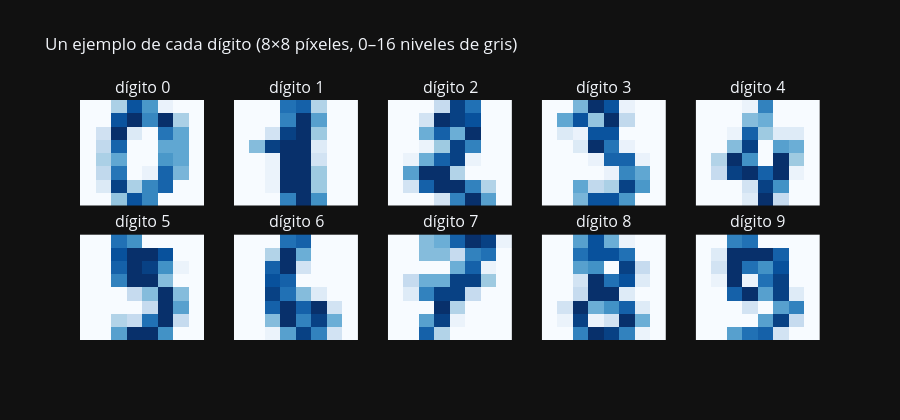

Here is the notebook cell this chart was saved with:
### Code cell
# 1b · Mostrar un ejemplo de cada dígito (heatmaps Plotly)
fig = make_subplots(rows=2, cols=5,
                    subplot_titles=[f'dígito {d}' for d in range(10)],
                    horizontal_spacing=0.04, vertical_spacing=0.12)
for d in range(10):
    idx = np.where(y == d)[0][0]                  # primer ejemplo de cada clase
    r, c = divmod(d, 5)
    fig.add_trace(go.Heatmap(z=X_img[idx][::-1], colorscale='Blues',
                             showscale=False), row=r+1, col=c+1)
fig.update_xaxes(visible=False); fig.update_yaxes(visible=False)
fig.update_layout(height=420, title='Un ejemplo de cada dígito (8×8 píxeles, 0–16 niveles de gris)')
fig.show()

### Figure 1 — Plotly figure (JSON) as saved in the notebook; plotly's stock layout.template omitted (floating-point values rounded to 4 significant figures)
{"data": [{"colorscale": [[0.0, "rgb(247,251,255)"], [0.125, "rgb(222,235,247)"], [0.25, "rgb(198,219,239)"], [0.375, "rgb(158,202,225)"], [0.5, "rgb(107,174,214)"], [0.625, "rgb(66,146,198)"], [0.75, "rgb(33,113,181)"], [0.875, "rgb(8,81,156)"], [1.0, "rgb(8,48,107)"]], "showscale": false, "type": "heatmap", "xaxis": "x", "yaxis": "y", "z": [[0.0, 0.0, 6.0, 13.0, 10.0, 0.0, 0.0, 0.0], [0.0, 2.0, 14.0, 5.0, 10.0, 12.0, 0.0, 0.0], [0.0, 4.0, 11.0, 0.0, 1.0, 12.0, 7.0, 0.0], [0.0, 5.0, 8.0, 0.0, 0.0, 9.0, 8.0, 0.0], [0.0, 4.0, 12.0, 0.0, 0.0, 8.0, 8.0, 0.0], [0.0, 3.0, 15.0, 2.0, 0.0, 11.0, 8.0, 0.0], [0.0, 0.0, 13.0, 15.0, 10.0, 15.0, 5.0, 0.0], [0.0, 0.0, 5.0, 13.0, 9.0, 1.0, 0.0, 0.0]]}, {"colorscale": [[0.0, "rgb(247,251,255)"], [0.125, "rgb(222,235,247)"], [0.25, "rgb(198,219,239)"], [0.375, "rgb(158,202,225)"], [0.5, "rgb(107,174,214)"], [0.625, "rgb(66,146,198)"], [0.75, "rgb(33,113,181)"], [0.875, "rgb(8,81,156)"], [1.0, "rgb(8,48,107)"]], "showscale": false, "type": "heatmap", "xaxis": "x2", "yaxis": "y2", "z": [[0.0, 0.0, 0.0, 11.0, 16.0, 10.0, 0.0, 0.0], [0.0, 0.0, 1.0, 16.0, 16.0, 6.0, 0.0, 0.0], [0.0, 0.0, 1.0, 16.0, 16.0, 6.0, 0.0, 0.0], [0.0, 0.0, 1.0, 16.0, 16.0, 3.0, 0.0, 0.0], [0.0, 7.0, 15.0, 16.0, 16.0, 2.0, 0.0, 0.0], [0.0, 0.0, 3.0, 15.0, 16.0, 6.0, 0.0, 0.0], [0.0, 0.0, 0.0, 11.0, 16.0, 9.0, 0.0, 0.0], [0.0, 0.0, 0.0, 12.0, 13.0, 5.0, 0.0, 0.0]]}, {"colorscale": [[0.0, "rgb(247,251,255)"], [0.125, "rgb(222,235,247)"], [0.25, "rgb(198,219,239)"], [0.375, "rgb(158,202,225)"], [0.5, "rgb(107,174,214)"], [0.625, "rgb(66,146,198)"], [0.75, "rgb(33,113,181)"], [0.875, "rgb(8,81,156)"], [1.0, "rgb(8,48,107)"]], "showscale": false, "type": "heatmap", "xaxis": "x3", "yaxis": "y3", "z": [[0.0, 0.0, 0.0, 3.0, 11.0, 16.0, 9.0, 0.0], [0.0, 3.0, 13.0, 16.0, 16.0, 11.0, 5.0, 0.0], [0.0, 9.0, 16.0, 16.0, 5.0, 0.0, 0.0, 0.0], [0.0, 1.0, 8.0, 13.0, 15.0, 1.0, 0.0, 0.0], [0.0, 0.0, 1.0, 6.0, 15.0, 11.0, 0.0, 0.0], [0.0, 0.0, 8.0, 13.0, 8.0, 16.0, 0.0, 0.0], [0.0, 0.0, 3.0, 16.0, 15.0, 14.0, 0.0, 0.0], [0.0, 0.0, 0.0, 4.0, 15.0, 12.0, 0.0, 0.0]]}, {"colorscale": [[0.0, "rgb(247,251,255)"], [0.125, "rgb(222,235,247)"], [0.25, "rgb(198,219,239)"], [0.375, "rgb(158,202,225)"], [0.5, "rgb(107,174,214)"], [0.625, "rgb(66,146,198)"], [0.75, "rgb(33,113,181)"], [0.875, "rgb(8,81,156)"], [1.0, "rgb(8,48,107)"]], "showscale": false, "type": "heatmap", "xaxis": "x4", "yaxis": "y4", "z": [[0.0, 0.0, 7.0, 13.0, 13.0, 9.0, 0.0, 0.0], [0.0, 0.0, 8.0, 4.0, 5.0, 14.0, 9.0, 0.0], [0.0, 0.0, 0.0, 0.0, 1.0, 10.0, 8.0, 0.0], [0.0, 0.0, 0.0, 1.0, 12.0, 12.0, 1.0, 0.0], [0.0, 0.0, 2.0, 15.0, 11.0, 1.0, 0.0, 0.0], [0.0, 2.0, 1.0, 13.0, 13.0, 0.0, 0.0, 0.0], [0.0, 8.0, 13.0, 6.0, 15.0, 4.0, 0.0, 0.0], [0.0, 0.0, 7.0, 15.0, 13.0, 1.0, 0.0, 0.0]]}, {"colorscale": [[0.0, "rgb(247,251,255)"], [0.125, "rgb(222,235,247)"], [0.25, "rgb(198,219,239)"], [0.375, "rgb(158,202,225)"], [0.5, "rgb(107,174,214)"], [0.625, "rgb(66,146,198)"], [0.75, "rgb(33,113,181)"], [0.875, "rgb(8,81,156)"], [1.0, "rgb(8,48,107)"]], "showscale": false, "type": "heatmap", "xaxis": "x5", "yaxis": "y5", "z": [[0.0, 0.0, 0.0, 2.0, 16.0, 4.0, 0.0, 0.0], [0.0, 0.0, 0.0, 3.0, 15.0, 10.0, 0.0, 0.0], [0.0, 4.0, 15.0, 16.0, 13.0, 16.0, 1.0, 0.0], [0.0, 5.0, 16.0, 10.0, 0.0, 16.0, 6.0, 0.0], [0.0, 0.0, 7.0, 15.0, 0.0, 9.0, 8.0, 0.0], [0.0, 0.0, 1.0, 13.0, 6.0, 2.0, 2.0, 0.0], [0.0, 0.0, 0.0, 7.0, 8.0, 0.0, 0.0, 0.0], [0.0, 0.0, 0.0, 1.0, 11.0, 0.0, 0.0, 0.0]]}, {"colorscale": [[0.0, "rgb(247,251,255)"], [0.125, "rgb(222,235,247)"], [0.25, "rgb(198,219,239)"], [0.375, "rgb(158,202,225)"], [0.5, "rgb(107,174,214)"], [0.625, "rgb(66,146,198)"], [0.75, "rgb(33,113,181)"], [0.875, "rgb(8,81,156)"], [1.0, "rgb(8,48,107)"]], "showscale": false, "type": "heatmap", "xaxis": "x6", "yaxis": "y6", "z": [[0.0, 0.0, 9.0, 16.0, 16.0, 10.0, 0.0, 0.0], [0.0, 0.0, 5.0, 4.0, 12.0, 16.0, 4.0, 0.0], [0.0, 0.0, 0.0, 0.0, 4.0, 16.0, 9.0, 0.0], [0.0, 0.0, 0.0, 4.0, 7.0, 16.0, 7.0, 0.0], [0.0, 0.0, 11.0, 16.0, 16.0, 7.0, 0.0, 0.0], [0.0, 0.0, 13.0, 16.0, 15.0, 10.0, 1.0, 0.0], [0.0, 0.0, 14.0, 16.0, 16.0, 14.0, 0.0, 0.0], [0.0, 0.0, 12.0, 10.0, 0.0, 0.0, 0.0, 0.0]]}, {"colorscale": [[0.0, "rgb(247,251,255)"], [0.125, "rgb(222,235,247)"], [0.25, "rgb(198,219,239)"], [0.375, "rgb(158,202,225)"], [0.5, "rgb(107,174,214)"], [0.625, "rgb(66,146,198)"], [0.75, "rgb(33,113,181)"], [0.875, "rgb(8,81,156)"], [1.0, "rgb(8,48,107)"]], "showscale": false, "type": "heatmap", "xaxis": "x7", "yaxis": "y7", "z": [[0.0, 0.0, 1.0, 9.0, 15.0, 11.0, 3.0, 0.0], [0.0, 0.0, 7.0, 16.0, 11.0, 15.0, 8.0, 0.0], [0.0, 0.0, 13.0, 16.0, 13.0, 16.0, 3.0, 0.0], [0.0, 0.0, 15.0, 12.0, 7.0, 2.0, 0.0, 0.0], [0.0, 0.0, 14.0, 13.0, 0.0, 0.0, 0.0, 0.0], [0.0, 0.0, 13.0, 16.0, 3.0, 0.0, 0.0, 0.0], [0.0, 0.0, 5.0, 16.0, 8.0, 0.0, 0.0, 0.0], [0.0, 0.0, 0.0, 12.0, 13.0, 0.0, 0.0, 0.0]]}, {"colorscale": [[0.0, "rgb(247,251,255)"], [0.125, "rgb(222,235,247)"], [0.25, "rgb(198,219,239)"], [0.375, "rgb(158,202,225)"], [0.5, "rgb(107,174,214)"], [0.625, "rgb(66,146,198)"], [0.75, "rgb(33,113,181)"], [0.875, "rgb(8,81,156)"], [1.0, "rgb(8,48,107)"]], "showscale": false, "type": "heatmap", "xaxis": "x8", "yaxis": "y8", "z": [[0.0, 0.0, 13.0, 5.0, 0.0, 0.0, 0.0, 0.0], [0.0, 0.0, 9.0, 15.0, 1.0, 0.0, 0.0, 0.0], [0.0, 0.0, 0.0, 16.0, 5.0, 0.0, 0.0, 0.0], [0.0, 2.0, 11.0, 15.0, 15.0, 4.0, 0.0, 0.0], [0.0, 4.0, 8.0, 8.0, 15.0, 15.0, 6.0, 0.0], [0.0, 0.0, 0.0, 0.0, 8.0, 13.0, 1.0, 0.0], [0.0, 0.0, 7.0, 7.0, 4.0, 11.0, 12.0, 0.0], [0.0, 0.0, 7.0, 8.0, 13.0, 16.0, 15.0, 1.0]]}, {"colorscale": [[0.0, "rgb(247,251,255)"], [0.125, "rgb(222,235,247)"], [0.25, "rgb(198,219,239)"], [0.375, "rgb(158,202,225)"], [0.5, "rgb(107,174,214)"], [0.625, "rgb(66,146,198)"], [0.75, "rgb(33,113,181)"], [0.875, "rgb(8,81,156)"], [1.0, "rgb(8,48,107)"]], "showscale": false, "type": "heatmap", "xaxis": "x9", "yaxis": "y9", "z": [[0.0, 0.0, 11.0, 16.0, 15.0, 11.0, 1.0, 0.0], [0.0, 1.0, 15.0, 1.0, 3.0, 16.0, 8.0, 0.0], [0.0, 3.0, 16.0, 8.0, 10.0, 13.0, 2.0, 0.0], [0.0, 0.0, 4.0, 16.0, 16.0, 2.0, 0.0, 0.0], [0.0, 0.0, 3.0, 16.0, 12.0, 14.0, 2.0, 0.0], [0.0, 0.0, 9.0, 10.0, 0.0, 15.0, 4.0, 0.0], [0.0, 0.0, 12.0, 14.0, 14.0, 12.0, 0.0, 0.0], [0.0, 0.0, 9.0, 14.0, 8.0, 1.0, 0.0, 0.0]]}, {"colorscale": [[0.0, "rgb(247,251,255)"], [0.125, "rgb(222,235,247)"], [0.25, "rgb(198,219,239)"], [0.375, "rgb(158,202,225)"], [0.5, "rgb(107,174,214)"], [0.625, "rgb(66,146,198)"], [0.75, "rgb(33,113,181)"], [0.875, "rgb(8,81,156)"], [1.0, "rgb(8,48,107)"]], "showscale": false, "type": "heatmap", "xaxis": "x10", "yaxis": "y10", "z": [[0.0, 0.0, 9.0, 12.0, 13.0, 3.0, 0.0, 0.0], [0.0, 0.0, 0.0, 0.0, 9.0, 15.0, 4.0, 0.0], [0.0, 0.0, 0.0, 3.0, 0.0, 9.0, 11.0, 0.0], [0.0, 0.0, 13.0, 16.0, 9.0, 15.0, 2.0, 0.0], [0.0, 1.0, 16.0, 1.0, 12.0, 15.0, 0.0, 0.0], [0.0, 3.0, 16.0, 12.0, 10.0, 14.0, 0.0, 0.0], [0.0, 2.0, 16.0, 16.0, 16.0, 13.0, 0.0, 0.0], [0.0, 0.0, 11.0, 12.0, 0.0, 0.0, 0.0, 0.0]]}], "layout": {"annotations": [{"font": {"size": 16}, "showarrow": false, "text": "dígito 0", "x": 0.084, "xanchor": "center", "xref": "paper", "y": 1.0, "yanchor": "bottom", "yref": "paper"}, {"font": {"size": 16}, "showarrow": false, "text": "dígito 1", "x": 0.292, "xanchor": "center", "xref": "paper", "y": 1.0, "yanchor": "bottom", "yref": "paper"}, {"font": {"size": 16}, "showarrow": false, "text": "dígito 2", "x": 0.5, "xanchor": "center", "xref": "paper", "y": 1.0, "yanchor": "bottom", "yref": "paper"}, {"font": {"size": 16}, "showarrow": false, "text": "dígito 3", "x": 0.708, "xanchor": "center", "xref": "paper", "y": 1.0, "yanchor": "bottom", "yref": "paper"}, {"font": {"size": 16}, "showarrow": false, "text": "dígito 4", "x": 0.916, "xanchor": "center", "xref": "paper", "y": 1.0, "yanchor": "bottom", "yref": "paper"}, {"font": {"size": 16}, "showarrow": false, "text": "dígito 5", "x": 0.084, "xanchor": "center", "xref": "paper", "y": 0.44, "yanchor": "bottom", "yref": "paper"}, {"font": {"size": 16}, "showarrow": false, "text": "dígito 6", "x": 0.292, "xanchor": "center", "xref": "paper", "y": 0.44, "yanchor": "bottom", "yref": "paper"}, {"font": {"size": 16}, "showarrow": false, "text": "dígito 7", "x": 0.5, "xanchor": "center", "xref": "paper", "y": 0.44, "yanchor": "bottom", "yref": "paper"}, {"font": {"size": 16}, "showarrow": false, "text": "dígito 8", "x": 0.708, "xanchor": "center", "xref": "paper", "y": 0.44, "yanchor": "bottom", "yref": "paper"}, {"font": {"size": 16}, "showarrow": false, "text": "dígito 9", "x": 0.916, "xanchor": "center", "xref": "paper", "y": 0.44, "yanchor": "bottom", "yref": "paper"}], "height": 420, "title": {"text": "Un ejemplo de cada dígito (8×8 píxeles, 0–16 niveles de gris)"}, "xaxis": {"anchor": "y", "domain": [0.0, 0.168], "visible": false}, "xaxis10": {"anchor": "y10", "domain": [0.832, 1.0], "visible": false}, "xaxis2": {"anchor": "y2", "domain": [0.208, 0.376], "visible": false}, "xaxis3": {"anchor": "y3", "domain": [0.416, 0.584], "visible": false}, "xaxis4": {"anchor": "y4", "domain": [0.624, 0.792], "visible": false}, "xaxis5": {"anchor": "y5", "domain": [0.832, 1.0], "visible": false}, "xaxis6": {"anchor": "y6", "domain": [0.0, 0.168], "visible": false}, "xaxis7": {"anchor": "y7", "domain": [0.208, 0.376], "visible": false}, "xaxis8": {"anchor": "y8", "domain": [0.416, 0.584], "visible": false}, "xaxis9": {"anchor": "y9", "domain": [0.624, 0.792], "visible": false}, "yaxis": {"anchor": "x", "domain": [0.56, 1.0], "visible": false}, "yaxis10": {"anchor": "x10", "domain": [0.0, 0.44], "visible": false}, "yaxis2": {"anchor": "x2", "domain": [0.56, 1.0], "visible": false}, "yaxis3": {"anchor": "x3", "domain": [0.56, 1.0], "visible": false}, "yaxis4": {"anchor": "x4", "domain": [0.56, 1.0], "visible": false}, "yaxis5": {"anchor": "x5", "domain": [0.56, 1.0], "visible": false}, "yaxis6": {"anchor": "x6", "domain": [0.0, 0.44], "visible": false}, "yaxis7": {"anchor": "x7", "domain": [0.0, 0.44], "visible": false}, "yaxis8": {"anchor": "x8", "domain": [0.0, 0.44], "visible": false}, "yaxis9": {"anchor": "x9", "domain": [0.0, 0.44], "visible": false}}}
